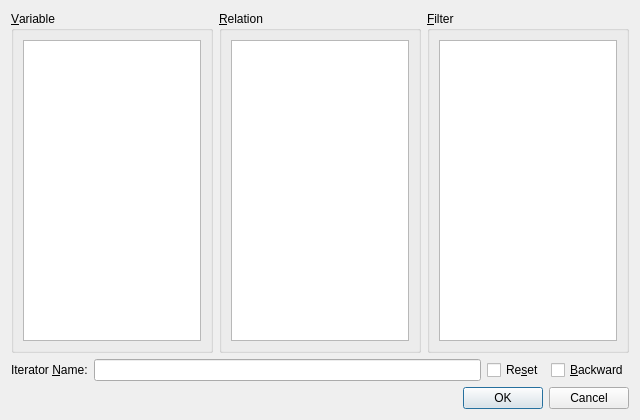
<?xml version="1.0" encoding="UTF-8"?>
<ui version="4.0">
 <class>IteratorWizardDialog</class>
 <widget class="QDialog" name="IteratorWizardDialog">
  <property name="geometry">
   <rect>
    <x>0</x>
    <y>0</y>
    <width>640</width>
    <height>420</height>
   </rect>
  </property>
  <property name="windowTitle">
   <string>Iterator Wizard</string>
  </property>
  <layout class="QVBoxLayout" name="mainLayout">
   <item>
    <layout class="QHBoxLayout" name="listsRow">
     <item>
      <widget class="QGroupBox" name="variableGroup">
       <property name="title">
        <string>&amp;Variable</string>
       </property>
       <layout class="QVBoxLayout" name="variableLayout">
        <item>
         <widget class="CbTreeWidget" name="tree">
          <property name="headerHidden">
           <bool>true</bool>
          </property>
          <column>
           <property name="text">
            <string notr="true">1</string>
           </property>
          </column>
         </widget>
        </item>
       </layout>
      </widget>
     </item>
     <item>
      <widget class="QGroupBox" name="relationGroup">
       <property name="title">
        <string>&amp;Relation</string>
       </property>
       <layout class="QVBoxLayout" name="relationLayout">
        <item>
         <widget class="QListWidget" name="listRelation">
          <property name="selectionMode">
           <enum>QAbstractItemView::SelectionMode::SingleSelection</enum>
          </property>
         </widget>
        </item>
       </layout>
      </widget>
     </item>
     <item>
      <widget class="QGroupBox" name="filterGroup">
       <property name="title">
        <string>&amp;Filter</string>
       </property>
       <layout class="QVBoxLayout" name="filterLayout">
        <item>
         <widget class="QListWidget" name="listFilter">
          <property name="selectionMode">
           <enum>QAbstractItemView::SelectionMode::SingleSelection</enum>
          </property>
         </widget>
        </item>
       </layout>
      </widget>
     </item>
    </layout>
   </item>
   <item>
    <layout class="QHBoxLayout" name="optionsRow">
     <item>
      <widget class="QLabel" name="labelName">
       <property name="text">
        <string>Iterator &amp;Name:</string>
       </property>
       <property name="buddy">
        <cstring>editName</cstring>
       </property>
      </widget>
     </item>
     <item>
      <widget class="QLineEdit" name="editName"/>
     </item>
     <item>
      <widget class="QCheckBox" name="checkReset">
       <property name="text">
        <string>Re&amp;set</string>
       </property>
      </widget>
     </item>
     <item>
      <widget class="QCheckBox" name="checkBackward">
       <property name="text">
        <string>&amp;Backward</string>
       </property>
      </widget>
     </item>
    </layout>
   </item>
   <item>
    <widget class="QDialogButtonBox" name="buttonBox">
     <property name="orientation">
      <enum>Qt::Orientation::Horizontal</enum>
     </property>
     <property name="standardButtons">
      <set>QDialogButtonBox::StandardButton::Cancel|QDialogButtonBox::StandardButton::Ok</set>
     </property>
    </widget>
   </item>
  </layout>
 </widget>
 <customwidgets>
  <customwidget>
   <class>CbTreeWidget</class>
   <extends>QTreeWidget</extends>
   <header>CbTreeWidget.h</header>
  </customwidget>
 </customwidgets>
 <resources/>
 <connections/>
</ui>
